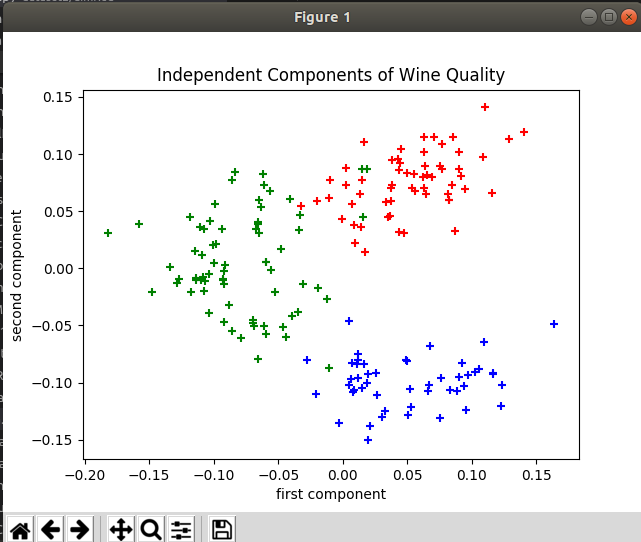

This figure's Python source:
from sklearn.decomposition import FastICA as ICA
from sklearn.preprocessing import StandardScaler
import matplotlib.pyplot as plt
from sklearn.datasets import load_wine
import numpy as np


X = load_wine().data
y = load_wine().target

scaler = StandardScaler()
scaler.fit(X)

X = scaler.transform(X)

ica = ICA(n_components=2)
ica.fit(X)

X = ica.transform(X)

newData = [[],[],[]]
i = 0

for pt in X:
    newData[y[i]].append(pt)
    i += 1



for i in range(len(newData[0])):
    plt.scatter(newData[0][i][0],newData[0][i][1],marker='+',color='r')
    
for i in range(len(newData[1])):
    plt.scatter(newData[1][i][0],newData[1][i][1],marker='+',color='g')

for i in range(len(newData[2])):
    plt.scatter(newData[2][i][0],newData[2][i][1],marker='+',color='b')

plt.title('Independent Components of Wine Quality')
plt.xlabel('first component')
plt.ylabel('second component')
plt.show()
